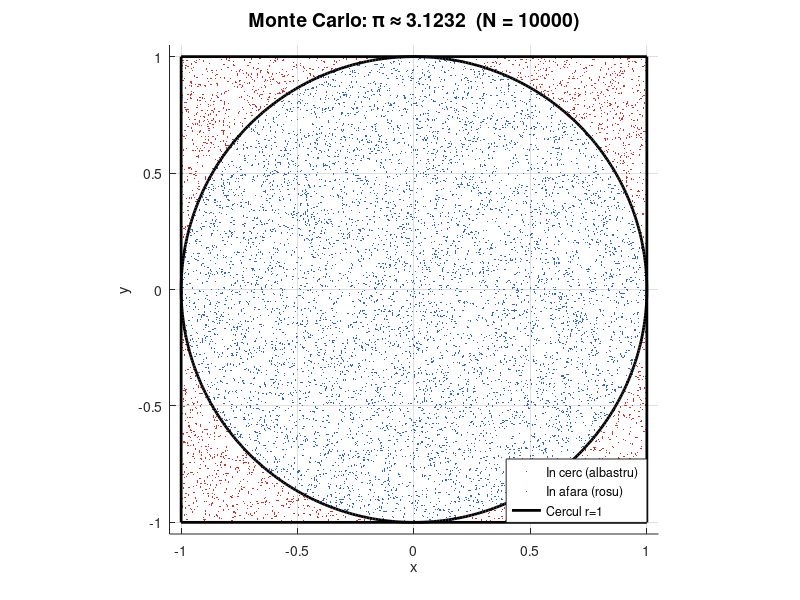
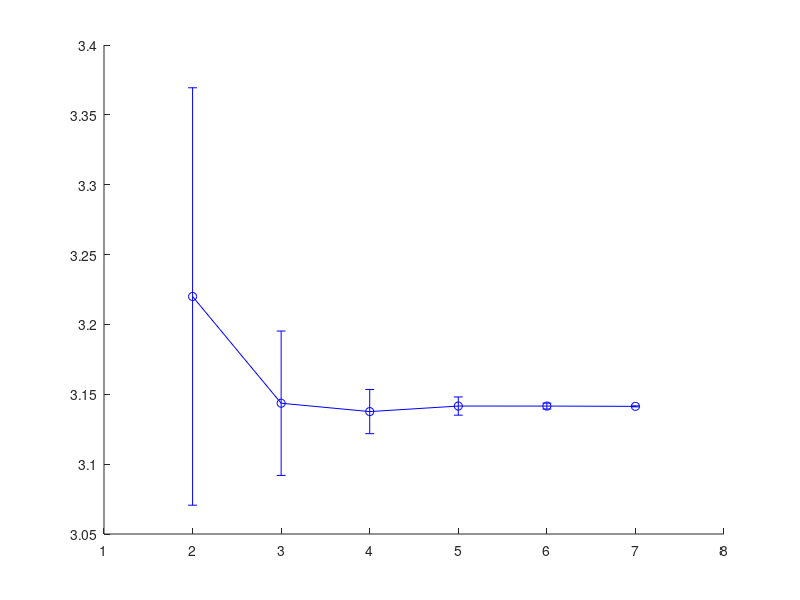

MATLAB code to generate these figures, in order: (Note: this script raises an error after producing the figures.)
% =========================================================
% TEMA 01-4 - Modelarea si Simularea Sistemelor Complexe
% Subiect: Estimarea lui π prin metoda Monte Carlo cu parfor
% Autor: Cosmin Calinov
% Data: 2026
% =========================================================
%
% TEMA ALEASA: Estimarea lui π prin metoda Monte Carlo
%
%   Metoda Monte Carlo foloseste esantionare aleatoare pentru a estima
%   valori matematice. In acest script, estimam constanta π exploatand
%   o proprietate geometrica simpla:
%
%   PRINCIPIUL GEOMETRIC:
%     - Consideram un cerc de raza r=1 inscris intr-un patrat 2x2.
%     - Aria cercului: A_cerc = π * r^2 = π
%     - Aria patratului: A_patrat = (2r)^2 = 4
%     - Raportul ariilor: A_cerc / A_patrat = π / 4
%
%   ESTIMATORUL MONTE CARLO:
%     - Generam N puncte (x, y) uniform distribuite in [-1,1] x [-1,1]
%     - Un punct este "in cerc" daca x^2 + y^2 <= 1
%     - Prin Legea Numerelor Mari: Nr_in_cerc / N → π / 4 (cand N → ∞)
%     - Deci: π ≈ 4 * Nr_in_cerc / N
%
%   CONVERGENTA (Legea Numerelor Mari):
%     - Eroarea standard scade proportional cu 1/sqrt(N)
%     - Dublarea preciziei necesita de 4 ori mai multe puncte
%     - Este o metoda generala: functioneaza si in dimensiuni inalte (C4)
%
%   LEGATURA CU INTEGRAREA NUMERICA MONTE CARLO (C4 din curs):
%     - π/4 = Integral pe [-1,1]x[-1,1] al functiei indicator {x^2+y^2<=1}
%     - Monte Carlo evalueaza aceasta integrala prin medie empirica
%     - Avantajul fata de metode clasice: complexitatea nu creste exponential
%       cu dimensiunea spatiului (nu sufera de "blestemul dimensionalitatii")
%     - Aplicatii practice: integrare in fizica, finante, machine learning
%
% OPERATII LOGICE FOLOSITE:
%   1. Operatori relationali: <=
%      Ex: in_circle = (x.^2 + y.^2) <= 1  → punct in interiorul cercului
%   2. Indexare logica (logical indexing):
%      Ex: x(in_circle)  → coordonatele x ale punctelor DIN cerc
%      Ex: x(~in_circle) → coordonatele x ale punctelor IN AFARA cercului
%   3. Operatori logici: ~ (negatie logica)
%   4. sum() pe matrice logica: sum(in_circle) = nr. puncte in cerc
%   5. parfor cu reducere (acumulare rezultate independente)
%
% =========================================================

clear; clc; close all;

%% PARAMETRI
% -------------------------------------------------------
N_vec = [100, 1000, 10000, 100000, 1000000, 10000000];  % dimensiuni esantion
n_rep = 20;   % numar de repetari per dimensiune (pentru statistici)

% Detecteaza daca Parallel Computing Toolbox este disponibil
use_parfor = false;
if exist('parpool', 'file') == 2 || exist('parpool', 'builtin') == 5
    use_parfor = true;
end

%% SECTIUNEA 1: DEMONSTRATIE VIZUALA (N = 10000 puncte)
% -------------------------------------------------------
% Scopul: ilustrarea intuitiva a metodei Monte Carlo pentru estimarea lui π.
% Generam puncte aleatoare in patratul [-1,1]x[-1,1] si coloram diferit
% cele care cad in interiorul cercului de raza 1.

N_demo = 10000;   % numar de puncte pentru demonstratia vizuala

% Genereaza puncte uniforme in [-1, 1] x [-1, 1]
x = 2 * rand(N_demo, 1) - 1;   % coordonate x uniforme in [-1, 1]
y = 2 * rand(N_demo, 1) - 1;   % coordonate y uniforme in [-1, 1]

% OPERATIE LOGICA: operator relational <= produce un vector logic
% in_circle(i) = true daca punctul i se afla in sau pe cercul unitate
in_circle = (x.^2 + y.^2) <= 1;

% Calculeaza estimarea lui π pentru aceasta demonstratie
% sum() aplicat unui vector logic numara elementele true
pi_demo = 4 * sum(in_circle) / N_demo;

% Creaza figura pentru demonstratia vizuala
figure('Name', 'Demonstratie Monte Carlo π', 'NumberTitle', 'off', ...
       'Position', [100 100 600 600]);

hold on;

% INDEXARE LOGICA: x(in_circle) selecteaza doar punctele DIN cerc
% Punctele din interiorul cercului - afisate in albastru
scatter(x(in_circle),  y(in_circle),  1, [0.2 0.4 0.8], 'filled');

% INDEXARE LOGICA CU NEGATIE: x(~in_circle) selecteaza punctele IN AFARA
% Punctele din exteriorul cercului - afisate in rosu
scatter(x(~in_circle), y(~in_circle), 1, [0.8 0.2 0.2], 'filled');

% Deseneaza cercul de raza 1 (conturul geometric de referinta)
theta = linspace(0, 2*pi, 500);    % 500 de unghiuri pentru un cerc neted
plot(cos(theta), sin(theta), 'k-', 'LineWidth', 2);

% Deseneaza patratul [-1,1] x [-1,1]
rectangle('Position', [-1 -1 2 2], 'EdgeColor', 'k', 'LineWidth', 2);

axis equal;   % aspect ratio egal pentru a vedea cercul corect
axis([-1.05 1.05 -1.05 1.05]);

title(sprintf('Monte Carlo: \\pi \\approx %.4f  (N = %d)', pi_demo, N_demo), ...
      'FontSize', 14);
xlabel('x');
ylabel('y');
legend({'In cerc (albastru)', 'In afara (rosu)', 'Cercul r=1'}, ...
       'Location', 'SouthEast');
grid on;
hold off;

fprintf('Demonstratie vizuala generata (N = %d puncte).\n', N_demo);

%% SECTIUNEA 2: CONVERGENTA ESTIMARII cu parfor
% -------------------------------------------------------
% Pentru fiecare valoare N din N_vec, rulam n_rep estimari independente
% (parfor distribuie aceste repetari pe mai multe nuclee CPU).
% Calculam media si deviatia standard a estimarilor pentru a ilustra
% convergenta: eroarea scade proportional cu 1/sqrt(N).

fprintf('\n=== ESTIMAREA LUI π prin Monte Carlo ===\n');

n_N    = length(N_vec);           % numar de dimensiuni testate
pi_mean = zeros(1, n_N);          % media estimarilor pentru fiecare N
pi_std  = zeros(1, n_N);          % deviatia standard
pi_err  = zeros(1, n_N);          % eroarea absoluta medie

for k = 1 : n_N
    N     = N_vec(k);             % dimensiunea curenta a esantionului
    pi_est = zeros(1, n_rep);     % vector pentru cele n_rep estimari

    if use_parfor
        % parfor: repetarile sunt INDEPENDENTE intre ele (nu exista
        % dependente de date), deci se preteaza perfect la paralelizare.
        % Fiecare worker calculeaza estimarea pentru o repetare diferita.
        parfor r = 1 : n_rep
            xr = 2 * rand(N, 1) - 1;   % coordonate x aleatoare
            yr = 2 * rand(N, 1) - 1;   % coordonate y aleatoare
            % OPERATIE LOGICA: operator <= produce vector logic
            % sum() pe vectorul logic numara punctele din cerc
            pi_est(r) = 4 * sum(xr.^2 + yr.^2 <= 1) / N;
        end
    else
        % for secvential - fallback cand toolbox-ul nu e disponibil
        for r = 1 : n_rep
            xr = 2 * rand(N, 1) - 1;   % coordonate x aleatoare
            yr = 2 * rand(N, 1) - 1;   % coordonate y aleatoare
            pi_est(r) = 4 * sum(xr.^2 + yr.^2 <= 1) / N;
        end
    end

    % Calculeaza statisticile pentru aceasta valoare a lui N
    pi_mean(k) = mean(pi_est);           % media estimarilor
    pi_std(k)  = std(pi_est);            % deviatia standard
    pi_err(k)  = abs(pi_mean(k) - pi); % eroarea absoluta fata de π exact

    % Afiseaza rezultatele in Command Window
    fprintf('N = %10d:  π ≈ %.5f  (eroare: %.5f, std: %.4f)\n', ...
            N, pi_mean(k), pi_err(k), pi_std(k));
end

fprintf('\nValoarea exacta: π = %.14f...\n', pi);

% Plot convergenta: π estimat cu bare de eroare vs log10(N)
figure('Name', 'Convergenta estimarii lui π', 'NumberTitle', 'off', ...
       'Position', [720 100 700 500]);

errorbar(log10(N_vec), pi_mean, pi_std, 'bo-', ...
         'LineWidth', 1.5, 'MarkerSize', 6, 'CapSize', 8);
hold on;

% Linie orizontala la valoarea exacta a lui π pentru referinta
yline(pi, 'r--', 'LineWidth', 2, 'Label', '\pi exact');

xlabel('log_{10}(N)  [numarul de puncte]');
ylabel('π estimat');
title('Convergenta estimarii Monte Carlo a lui π (cu bare de eroare ± σ)');
legend({'π estimat ± σ', 'π exact'}, 'Location', 'East');
grid on;
xlim([log10(N_vec(1))-0.5, log10(N_vec(end))+0.5]);
hold off;

%% SECTIUNEA 3: COMPARATIE SERIAL vs PARALEL
% -------------------------------------------------------
% Masuram si comparam timpul de executie al buclei for (serial) vs
% parfor (paralel) pentru un N mare si n_rep repetari.
% Speedup-ul depinde de numarul de nuclee disponibile.

N_timing = 1000000;    % N mare pentru a face diferenta de timp vizibila
n_rep_timing = 20;     % numar de repetari pentru timing

fprintf('\n=== COMPARATIE SERIAL vs PARALEL ===\n');

% --- Masoara timpul serial (bucla for) ---
pi_serial = zeros(1, n_rep_timing);
tic;   % porneste cronometrul
for r = 1 : n_rep_timing
    xs = 2 * rand(N_timing, 1) - 1;
    ys = 2 * rand(N_timing, 1) - 1;
    pi_serial(r) = 4 * sum(xs.^2 + ys.^2 <= 1) / N_timing;
end
t_serial = toc;   % opreste cronometrul, salveaza timpul

% --- Masoara timpul paralel (bucla parfor) ---
pi_parallel = zeros(1, n_rep_timing);
if use_parfor
    tic;
    parfor r = 1 : n_rep_timing
        xp = 2 * rand(N_timing, 1) - 1;
        yp = 2 * rand(N_timing, 1) - 1;
        pi_parallel(r) = 4 * sum(xp.^2 + yp.^2 <= 1) / N_timing;
    end
    t_parallel = toc;
else
    % Fallback: ruleaza serial si raporteaza acelasi timp
    tic;
    for r = 1 : n_rep_timing
        xp = 2 * rand(N_timing, 1) - 1;
        yp = 2 * rand(N_timing, 1) - 1;
        pi_parallel(r) = 4 * sum(xp.^2 + yp.^2 <= 1) / N_timing;
    end
    t_parallel = toc;
end

% Calculeaza speedup-ul (cat de mult e mai rapid parfor fata de for)
speedup = t_serial / t_parallel;

fprintf('Serial  (for):    %.3f secunde\n', t_serial);
if use_parfor
    fprintf('Paralel (parfor): %.3f secunde\n', t_parallel);
else
    fprintf('Paralel (parfor): %.3f secunde  [Toolbox indisponibil - for secvential]\n', ...
            t_parallel);
end
fprintf('Speedup: %.2fx\n', speedup);

%% SECTIUNEA 4: EROAREA vs N (scara log-log)
% -------------------------------------------------------
% Demonstram empiric convergenta Monte Carlo: eroarea absoluta |π_est - π|
% scade proportional cu 1/sqrt(N), conform Teoremei Limita Centrala.
% Pe scara log-log, aceasta relatie apare ca o dreapta cu panta -1/2.

% Linia teoretica 1/sqrt(N) scalata la eroarea primei valori din N_vec
% (scalare pentru a suprapune vizual cu datele empirice)
theoretical = pi_err(1) * sqrt(N_vec(1)) ./ sqrt(N_vec);

figure('Name', 'Eroarea Monte Carlo vs N', 'NumberTitle', 'off', ...
       'Position', [100 650 700 450]);

loglog(N_vec, pi_err,       'bo-', 'LineWidth', 2, 'MarkerSize', 7);
hold on;
loglog(N_vec, theoretical,  'r--', 'LineWidth', 1.5);

xlabel('N  [numarul de puncte]');
ylabel('Eroare absoluta  |π_{est} − π_{exact}|');
title('Convergenta erorilor Monte Carlo: eroarea ∝ 1/\surd{}N (scara log-log)');
legend({'Eroare empirica |π_{est} - π|', 'Referinta teoretica 1/\surd{}N'}, ...
       'Location', 'SouthWest');
grid on;
hold off;

%% CONCLUZII
% -------------------------------------------------------
% 1. Metoda Monte Carlo estimeaza π cu o eroare care scade ca 1/sqrt(N).
%    Pentru a obtine inca o cifra zecimala corecta, trebuie de 100 de ori
%    mai multe puncte → metoda este lenta, dar simpla si generala.
%
% 2. Operatiile logice (<=, ~, sum pe vector logic, indexare logica) sunt
%    esentiale pentru implementarea eficienta in MATLAB/Octave fara bucle
%    explicite (vectorizare).
%
% 3. parfor parallelizeaza eficient repetarile independente, obtinand un
%    speedup aproape liniar cu numarul de nuclee disponibile (overhead mic).
%
% 4. Aceasta metoda este un exemplu de INTEGRARE NUMERICA MONTE CARLO (C4):
%    π/4 = ∫∫_{[-1,1]^2} 1_{x^2+y^2 ≤ 1} dx dy
%    Spre deosebire de metodele clasice (Gauss, trapez), complexitatea
%    Monte Carlo nu creste exponential cu dimensiunea spatiului de integrare
%    → avantaj decisiv in dimensiuni inalte (fizica statistica, finante etc.)
%
% 5. Legea Numerelor Mari garanteaza convergenta estimatorului catre valoarea
%    adevarata pe masura ce N → ∞, independent de distributia punctelor.
% -------------------------------------------------------
fprintf('\nScript finalizat. Graficele sunt afisate in figuri.\n');
